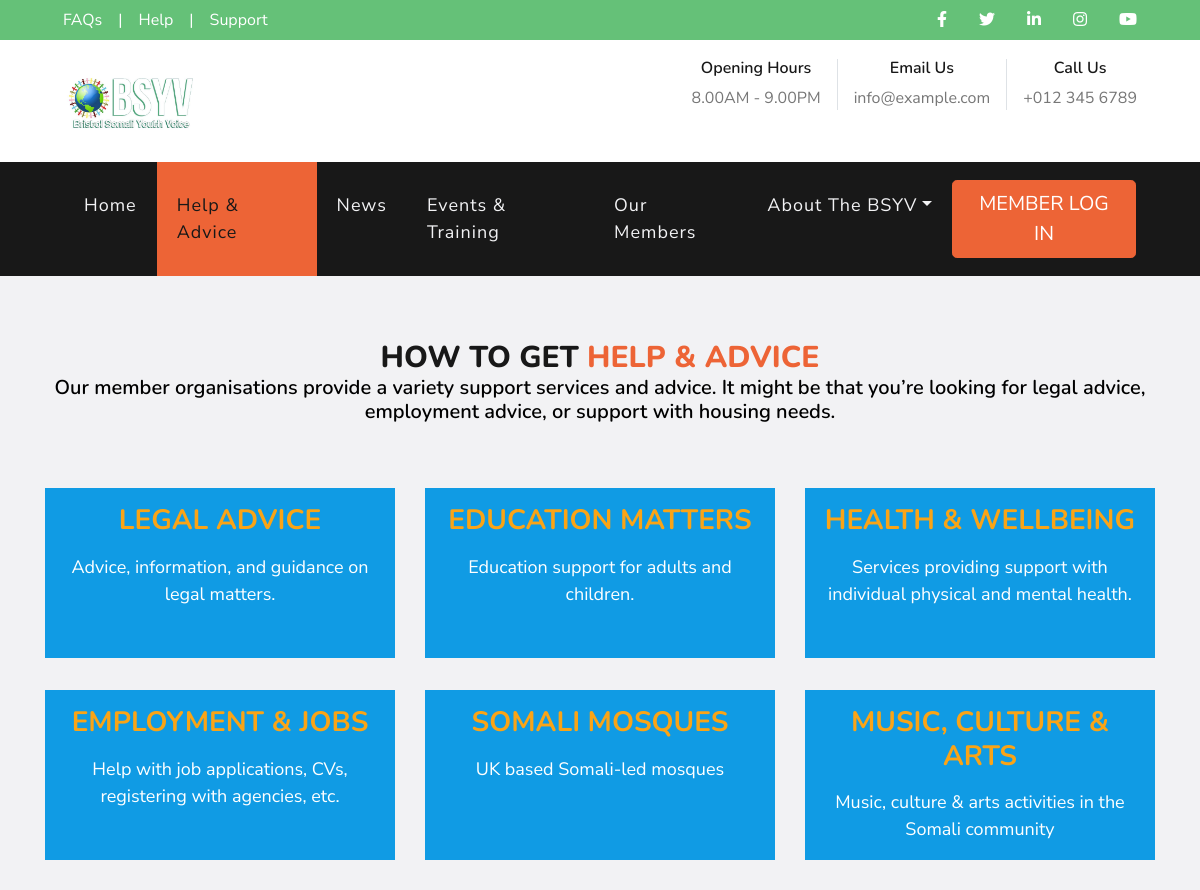
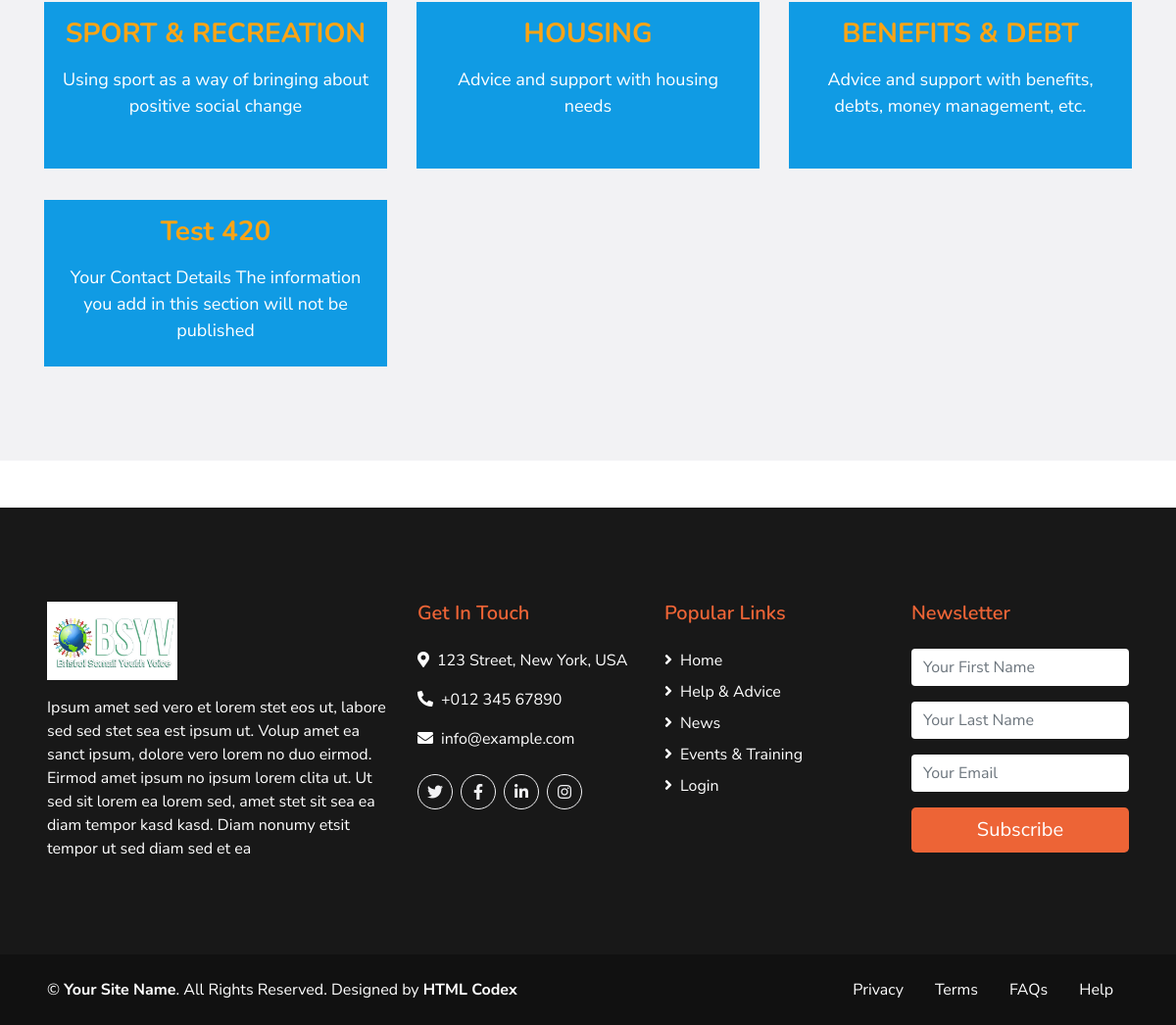
The app's page /help-and-advice with its own data (2 pictures, top to bottom).
### community/models.py (models this page shows, shortened)
class help_and_advice_table(models.Model):
    class Meta:
        verbose_name_plural = 'Help and Advice'
    title = models.CharField(max_length=255)
    slug = models.SlugField(default="Auto-Generate", editable=False)
    short_description = models.TextField()

### community/views.py (the view)
# urls.py: path('help-and-advice', views.help_and_advice, name="help_and_advice"),
def help_and_advice(request):
    all_help_and_advice = help_and_advice_table.objects.all()
    context = {'all_help_and_advice':all_help_and_advice}
    return render(request, 'help_and_advice.html', context)

### templates/help_and_advice.html (shortened to what this page needs)
{% extends 'base.html' %}
{% load static %}
{% block active_help_and_advice %}active{% endblock %}
{% block body %}
    <div class="container-fluid bg-light pt-3">
        <div class="container py-5">
            <div class="d-flex flex-column text-center mb-5">
                <h2 class="display-4 m-0" style="font-size: 30px;">HOW TO GET <span class="text-primary">HELP & ADVICE</span></h2>
                <h5 class="text-secondary mb-3"><span style="color:black;">Our member organisations provide a variety support services and advice. It might be that you’re looking for legal advice, employment advice, or support with housing needs.</span>
                </h5>
            </div>
            <div class="row pb-3">
                {% if all_help_and_advice %}
                {% for h_a in all_help_and_advice %}
                <div class="col-md-6 col-lg-4 mb-4" style="">
                    <div class="d-flex flex-column text-center mb-2 p-3 p-sm-3" style="background-color: #109be4; color:white; height: 170px;">
                        <h3 class="mb-3" style="color:white"><a href="{% url 'details_help_advice' h_a.slug %}" style="color:#FAA416;">{{ h_a.title }}</a></h3>
                        <p style="font-size:18px; color:white">{{ h_a.short_description }}</p>
                    </div>
                </div>
                {% endfor %}
                {% else %}
                Nothing to show now !
                {% endif %}
            </div>
        </div>
    </div>
{% endblock %}

### templates/base.html (shortened to what this page needs)
{% load static %}
<!DOCTYPE html>
<html lang="en">
<head>
    <link href="https://cdnjs.cloudflare.com/ajax/libs/font-awesome/5.10.0/css/all.min.css" rel="stylesheet">
    <link href="{% static '' %}lib/flaticon/font/flaticon.css" rel="stylesheet">
    <link href="{% static '' %}lib/owlcarousel/assets/owl.carousel.min.css" rel="stylesheet">
    <link href="{% static '' %}lib/tempusdominus/css/tempusdominus-bootstrap-4.min.css" rel="stylesheet" />
    <link href="{% static '' %}css/style.css" rel="stylesheet">
</head>
<body>
    <div class="container-fluid">
        <div class="row bg-secondary py-2 px-lg-5">
            <div class="col-lg-6 text-center text-lg-left mb-2 mb-lg-0">
                <div class="d-inline-flex align-items-center">
                    <a class="text-white pr-3" href="">FAQs</a>
                    <span class="text-white">|</span>
                    <a class="text-white px-3" href="">Help</a>
                    <span class="text-white">|</span>
                    <a class="text-white pl-3" href="">Support</a>
                </div>
            </div>
            <div class="col-lg-6 text-center text-lg-right">
                <div class="d-inline-flex align-items-center">
                    <a class="text-white px-3" href="">
                        <i class="fab fa-facebook-f"></i>
                    </a>
                    <a class="text-white px-3" href="">
                        <i class="fab fa-twitter"></i>
                    </a>
                    <a class="text-white px-3" href="">
                        <i class="fab fa-linkedin-in"></i>
                    </a>
                    <a class="text-white px-3" href="">
                        <i class="fab fa-instagram"></i>
                    </a>
                    <a class="text-white pl-3" href="">
                        <i class="fab fa-youtube"></i>
                    </a>
                </div>
            </div>
        </div>
        <div class="row py-3 px-lg-5">
            <div class="col-lg-4">
                <a href="{% url 'index' %}" class="navbar-brand d-none d-lg-block">
                    <img src="{% static 'img/logo.jpeg' %}" style="width:110; height:80px;"/>
                </a>
            </div>
            <div class="col-lg-8 text-center text-lg-right">
                <div class="d-inline-flex align-items-center">
                    <div class="d-inline-flex flex-column text-center pr-3 border-right">
                        <h6>Opening Hours</h6>
                        <p class="m-0">8.00AM - 9.00PM</p>
                    </div>
                    <div class="d-inline-flex flex-column text-center px-3 border-right">
                        <h6>Email Us</h6>
                        <p class="m-0">info@example.com</p>
                    </div>
                    <div class="d-inline-flex flex-column text-center pl-3">
                        <h6>Call Us</h6>
                        <p class="m-0">+012 345 6789</p>
                    </div>
                </div>
            </div>
        </div>
    </div>
    <div class="container-fluid p-0">
        <nav class="navbar navbar-expand-lg bg-dark navbar-dark py-3 py-lg-0 px-lg-5">
            <div class="collapse navbar-collapse justify-content-between px-3" id="navbarCollapse">
                <div class="navbar-nav mr-auto py-0">
                    <a href="{% url 'index' %}" class="nav-item nav-link {% block active_home %}{% endblock %}">Home</a>
                    <a href="{% url 'help_and_advice' %}" class="nav-item nav-link {% block active_help_and_advice %}{% endblock %}">Help & Advice</a>
                    <a href="{% url 'news' %}" class="nav-item nav-link {% block active_news %}{% endblock %}">News</a>
                    <a href="{% url 'events_and_training' %}" class="nav-item nav-link {% block active_events_and_training %}{% endblock %}">Events & Training</a>
                    <a href="{% url 'our_members' %}" class="nav-item nav-link {% block active_our_members %}{% endblock %}">Our Members</a>
                    <div class="nav-item dropdown">
                        <a href="#" class="nav-link dropdown-toggle {% block active_about_company %}{% endblock %}" data-toggle="dropdown">About The BSYV</a>
                    </div>
                </div>
                {% if request.user.is_authenticated %}
                <a href="{% url 'func_logout' %}" class="btn btn-lg btn-primary px-3 d-none d-lg-block">logout</a>
                {% else %}
                <a href="{% url 'member_login' %}" class="btn btn-lg btn-primary px-3 d-none d-lg-block">MEMBER LOG IN</a>
                {% endif %}
            </div>
        </nav>
    </div>
    {% block body %}{% endblock %}
    <div class="container-fluid bg-dark text-white mt-5 py-5 px-sm-3 px-md-5">
        <div class="row pt-5">
            <div class="col-lg-4 col-md-12 mb-5">
                <h1 class="mb-3 display-5 text-capitalize text-white">
                    <img src="{% static 'img/logo.jpeg' %}" style="width:110; height:80px;"/></h1>
                <p class="m-0">Ipsum amet sed vero et lorem stet eos ut, labore sed sed stet sea est ipsum ut. Volup amet ea sanct ipsum, dolore vero lorem no duo eirmod. Eirmod amet ipsum no ipsum lorem clita ut. Ut sed sit lorem ea lorem sed, amet stet sit sea ea diam tempor kasd kasd. Diam nonumy etsit tempor ut sed diam sed et ea</p>
            </div>
            <div class="col-lg-8 col-md-12">
                <div class="row">
                    <div class="col-md-4 mb-5">
                        <h5 class="text-primary mb-4">Get In Touch</h5>
                        <p><i class="fa fa-map-marker-alt mr-2"></i>123 Street, New York, USA</p>
                        <p><i class="fa fa-phone-alt mr-2"></i>+012 345 67890</p>
                        <p><i class="fa fa-envelope mr-2"></i>info@example.com</p>
                        <div class="d-flex justify-content-start mt-4">
                            <a class="btn btn-outline-light rounded-circle text-center mr-2 px-0" style="width: 36px; height: 36px;" href="#"><i class="fab fa-twitter"></i></a>
                            <a class="btn btn-outline-light rounded-circle text-center mr-2 px-0" style="width: 36px; height: 36px;" href="#"><i class="fab fa-facebook-f"></i></a>
                            <a class="btn btn-outline-light rounded-circle text-center mr-2 px-0" style="width: 36px; height: 36px;" href="#"><i class="fab fa-linkedin-in"></i></a>
                            <a class="btn btn-outline-light rounded-circle text-center mr-2 px-0" style="width: 36px; height: 36px;" href="#"><i class="fab fa-instagram"></i></a>
                        </div>
                    </div>
                    <div class="col-md-4 mb-5">
                        <h5 class="text-primary mb-4">Popular Links</h5>
                        <div class="d-flex flex-column justify-content-start">
                            <a class="text-white mb-2" href="{% url 'index' %}"><i class="fa fa-angle-right mr-2"></i>Home</a>
                            <a class="text-white mb-2" href="{% url 'help_and_advice' %}"><i class="fa fa-angle-right mr-2"></i>Help & Advice</a>
                            <a class="text-white mb-2" href="{% url 'news' %}"><i class="fa fa-angle-right mr-2"></i>News</a>
                            <a class="text-white mb-2" href="{% url 'events_and_training' %}"><i class="fa fa-angle-right mr-2"></i>Events & Training</a>
                            <a class="text-white" href="{% url 'member_login' %}"><i class="fa fa-angle-right mr-2"></i>Login</a>
                        </div>
                    </div>
                    <div class="col-md-4 mb-5">
                        <h5 class="text-primary mb-4">Newsletter</h5>
                        <form method="POST" action="{% url 'post_newsletter' %}">{% csrf_token %}
                            <div class="form-group">
                                <input type="text" class="form-control border-0" name="newsletter_first_name" placeholder="Your First Name" required="required" />
                            </div>
                            <div class="form-group">
                                <input type="text" class="form-control border-0" name="newsletter_last_name" placeholder="Your Last Name" required="required" />
                            </div>
                            <div class="form-group">
                                <input type="email" class="form-control border-0" name="newsletter_email" placeholder="Your Email" required="required" />
                            </div>
                            <div>
                                <button class="btn btn-lg btn-primary btn-block border-0" type="submit">Subscribe</button>
                            </div>
                        </form>
                    </div>
                </div>
            </div>
        </div>
    </div>
    <div class="container-fluid text-white py-4 px-sm-3 px-md-5" style="background: #111111;">
        <div class="row">
            <div class="col-md-6 text-center text-md-left mb-3 mb-md-0">
                <p class="m-0 text-white">
                    &copy; <a class="text-white font-weight-bold" href="#">Your Site Name</a>. All Rights Reserved. Designed by
                    <a class="text-white font-weight-bold" href="https://htmlcodex.com">HTML Codex</a>
                </p>
            </div>
            <div class="col-md-6 text-center text-md-right">
                <ul class="nav d-inline-flex">
                    <li class="nav-item">
                        <a class="nav-link text-white py-0" href="#">Privacy</a>
                    </li>
                    <li class="nav-item">
                        <a class="nav-link text-white py-0" href="#">Terms</a>
                    </li>
                    <li class="nav-item">
                        <a class="nav-link text-white py-0" href="#">FAQs</a>
                    </li>
                    <li class="nav-item">
                        <a class="nav-link text-white py-0" href="#">Help</a>
                    </li>
                </ul>
            </div>
        </div>
    </div>
</body>
</html>

### records on screen
help_and_advice_table: title "LEGAL ADVICE", short_description "Advice, information, and guidance on legal matters."
help_and_advice_table: title "EDUCATION MATTERS", short_description "Education support for adults and children."
help_and_advice_table: title "HEALTH & WELLBEING", short_description "Services providing support with individual physical and mental health."
help_and_advice_table: title "EMPLOYMENT & JOBS", short_description "Help with job applications, CVs, registering with agencies, etc."
help_and_advice_table: title "SOMALI MOSQUES", short_description "UK based Somali-led mosques"
help_and_advice_table: title "MUSIC, CULTURE & ARTS", short_description "Music, culture & arts activities in the Somali community"
help_and_advice_table: title "SPORT & RECREATION", short_description "Using sport as a way of bringing about positive social change"
help_and_advice_table: title "HOUSING", short_description "Advice and support with housing needs"
help_and_advice_table: title "BENEFITS & DEBT", short_description "Advice and support with benefits, debts, money management, etc."
help_and_advice_table: title "Test 420", short_description "Your Contact Details The information you add in this section will not be published"
